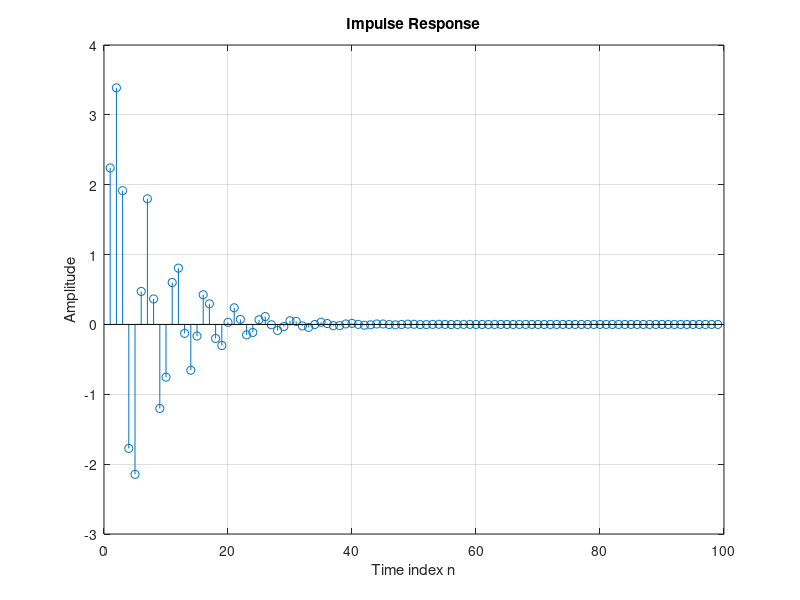

This chart was generated by the following MATLAB code:
% Compute the impulse response
% {T}: y[n]-0.4y[n-1]+0.75y[n-2] = 2.2403x[n]+2.4908x[n-1]+2.2403x[n-2].
clf;
num = [2.2403 2.4908 2.2403];
den = [1 -0.4 0.75];
h = impz(num,den);
% Draw
stem(h);
xlabel('Time index n'); ylabel('Amplitude');
title('Impulse Response'); grid;


